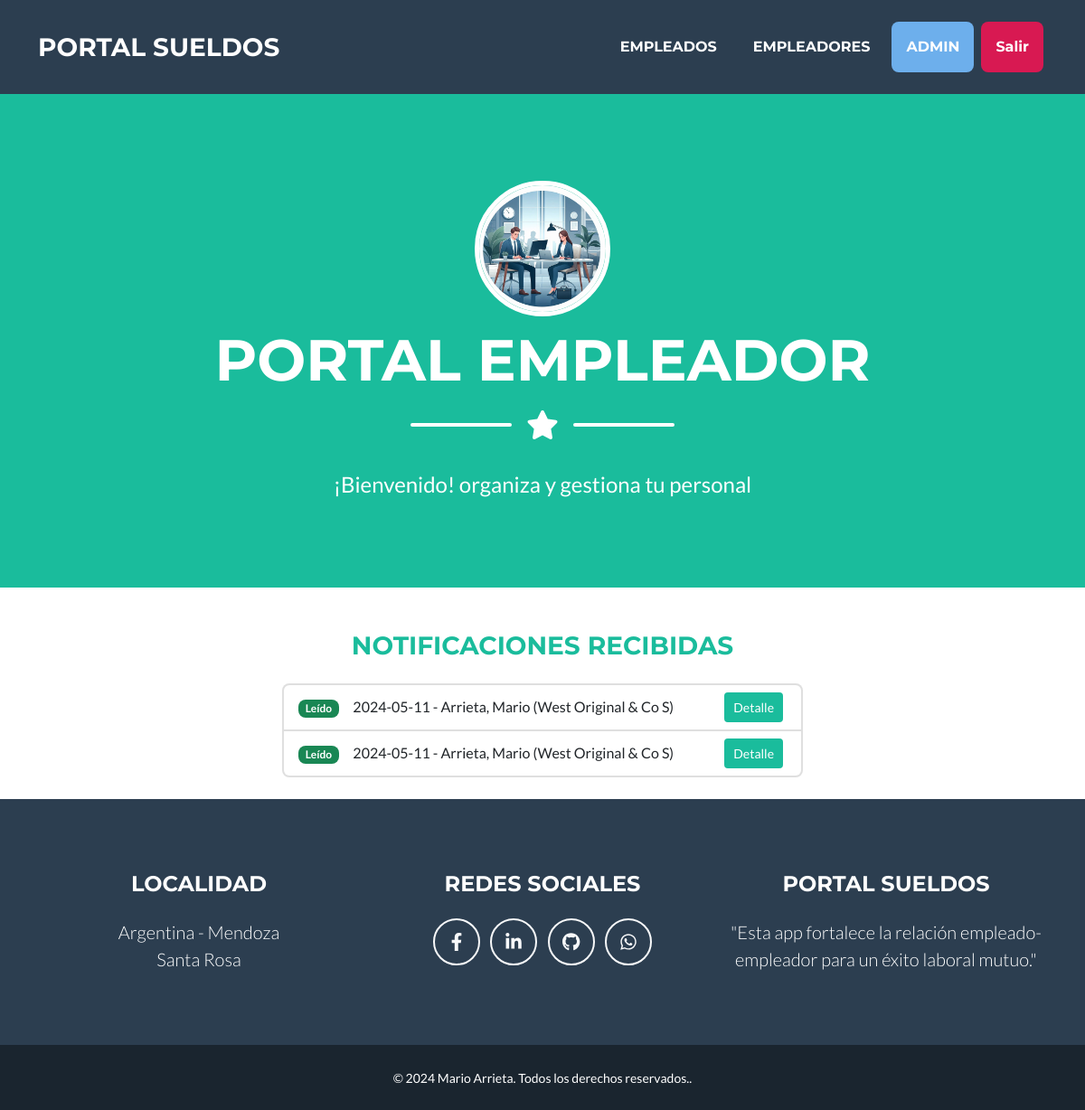
Before: /empleador/inicio/ (signed in) with the older database file.
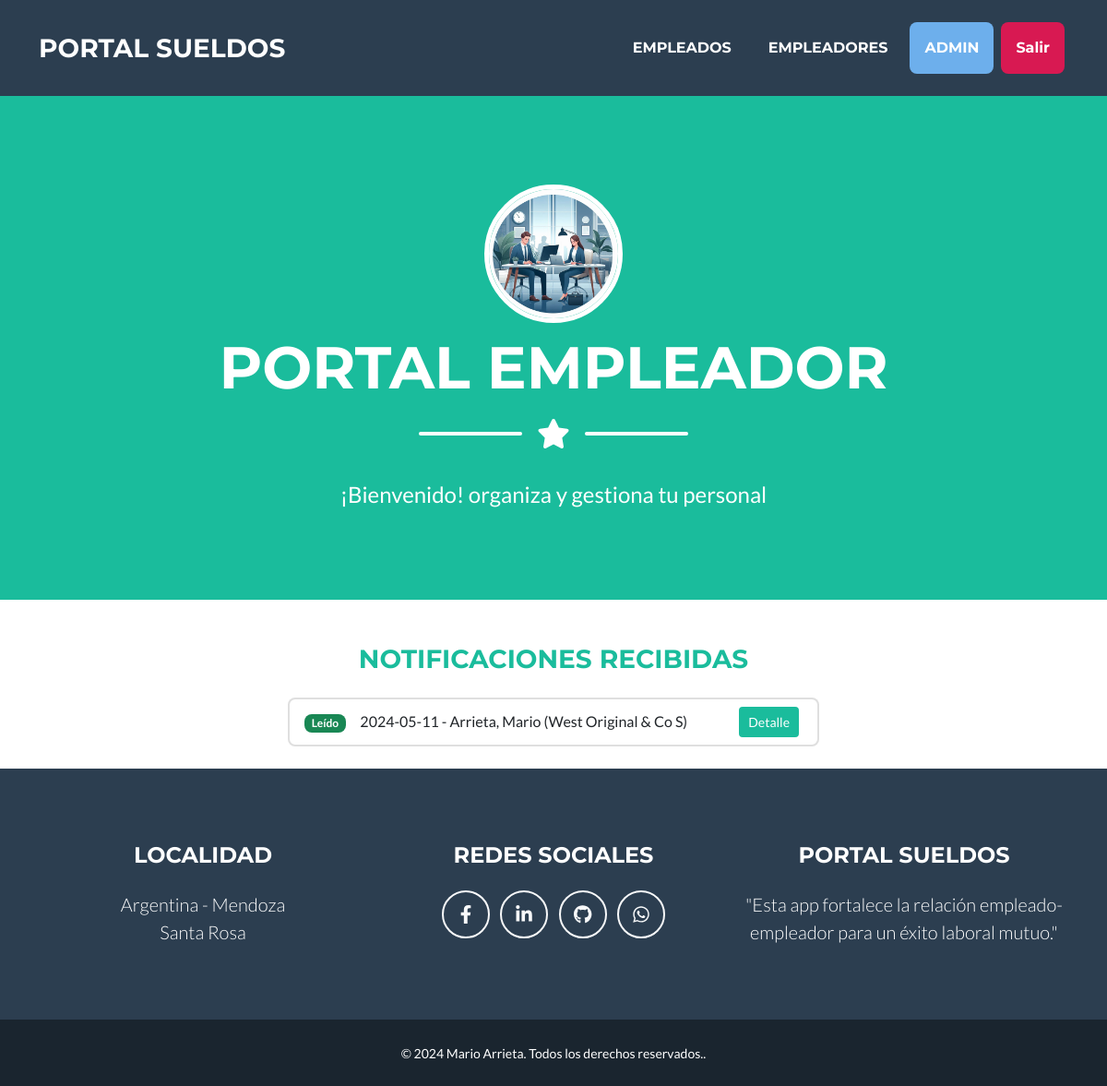
After: the same page with the newer database file.
### empleado/models.py (models this page shows)
class Notificaciones(models.Model):
    empleado = models.ForeignKey (Empleado, on_delete=models.CASCADE, verbose_name= "Empleado")
    fecha_notificacion = models.DateField(auto_now=True, verbose_name="Fecha de Notificación")
    tipo = models.CharField(max_length=20, choices=tipo_notificacion, verbose_name= "Tipo")
    descripcion = models.CharField(null= True, blank=True, max_length=200, verbose_name="Descripcion")
    visto = models.BooleanField (editable=False, default=False, verbose_name="Visto")
    def __str__(self):
        return f"{self.fecha_notificacion}  - {self.empleado.apellido}, {self.empleado.nombre} ({self.empleado.empleador.razonSocial.title()})"
    class Meta:
        verbose_name_plural = "Notificaciones"

### empleador/models.py (models this page shows, shortened)
class Empleado (models.Model):
    empleador = models.ForeignKey (Empleador, on_delete=models.CASCADE, verbose_name="Empleador")
    apellido = models.CharField(max_length=50, verbose_name="Apellido")
    nombre = models.CharField(max_length=50, verbose_name="Nombre")
    cuil = models.PositiveIntegerField(validators=[validate_cuil_length], unique=True, verbose_name="CUIL")
    fecha_ingreso = models.DateField(verbose_name="Fecha de ingreso")
    email = models.EmailField(verbose_name= "e-Mail ")
    class Meta:
        verbose_name = "Empleado"
        verbose_name_plural = "Empleados"

class Empleador (models.Model):
    razonSocial = models.CharField(max_length=50, verbose_name="Razon Social")
    cuit = models.PositiveIntegerField(validators=[validate_cuil_length], unique=True, verbose_name="CUIT")
    email = models.EmailField(verbose_name="e-Mail")
    class Meta:
        verbose_name = "Empleador"
        verbose_name_plural = "Empleadores"

### empleador/views.py (the view)
class NotificacionesRead(LoginRequiredMixin, ListView):
    model = Notificaciones
    template_name = "empleador/index.html"

### empleador/templates/empleador/index.html (shortened to what this page needs)
{% extends 'core/base.html' %}
{% load static %}
{% block  titulo%}
    <li class="nav-item mx-0 mx-lg-1">
        <a class="nav-link py-3 px-0 px-lg-3 rounded" href="{% url 'empleador:empleado_buscar' %}">Empleados</a>
    </li>
    <li class="nav-item mx-0 mx-lg-1">
        <a class="nav-link py-3 px-0 px-lg-3 rounded" href="{% url 'empleador:empleador_create' %}">Empleadores</a>
    </li>
    <li class="nav-item mx-0 mx-lg-1">
        <a class="nav-link py-3 px-0 px-lg-3 rounded" style="background-color: #6dafec; padding: 5px 10px; border-radius: 5px;">{{ user }}</a>
    </li>
    <li class="nav-item mx-0 mx-lg-1">
        <form action="{% url 'empleador:logout' %}" method="post">
            <button type="submit" class="nav-link py-3 px-0 px-lg-3 rounded" style="background-color: #d81952; padding: 5px 10px; border-radius: 5px; border: none; color: white;">Salir</button>
        </form>
    </li>
{% endblock titulo %}
{% block imagen %}
   {% static 'empleador/img/empleador.webp' %}
{% endblock imagen %}
{% block pagina%}
   PORTAL EMPLEADOR
{% endblock pagina%}
{% block mensaje%}
    ¡Bienvenido! organiza y gestiona tu personal
{% endblock mensaje%}
{% block formulario %}
        <br>
        <div class="row justify-content-center m-0 mt-4">
            <div class="col-lg-12 text-center">
                <h3 class="text-primary mb-4">NOTIFICACIONES RECIBIDAS</h3>
            </div>
        </div>
        {% if object_list %}
        <div class="row justify-content-center m-0">
            <div class="col-lg-6  ">
                <ul class="list-group">
                    {% for notificaciones in object_list %}
                    <li class="list-group-item d-flex justify-content-between align-items-center">
                        <div>
                            {% if notificaciones.visto %}
                                <span class="badge bg-success">Leído</span>&nbsp;&nbsp;&nbsp;&nbsp;
                            {% else %}
                                <span class="badge bg-warning text-dark">No leído</span>&nbsp;&nbsp;&nbsp;&nbsp;
                            {% endif %}
                                {{notificaciones}}
                       </div>
                        <div>
                            <a href="{% url 'empleador:notificaciones_detail' notificaciones.id %}" class="btn btn-sm btn-primary mx-1">Detalle</a>
                        </div>
                    </li>
                    {% endfor %}
                </ul>
            </div>
        </div>
        <br>
        {% endif %}
{% endblock formulario%}

Changed rows visible on the page:
removed Notificaciones: visto "Leído", fecha_notificacion+empleado "2024-05-11 - Arrieta, Mario (West Original & Co S)"
